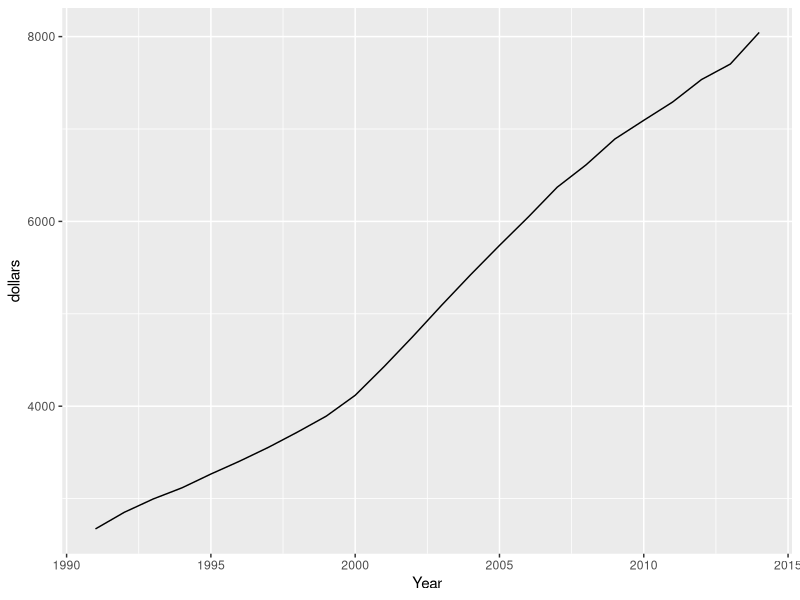
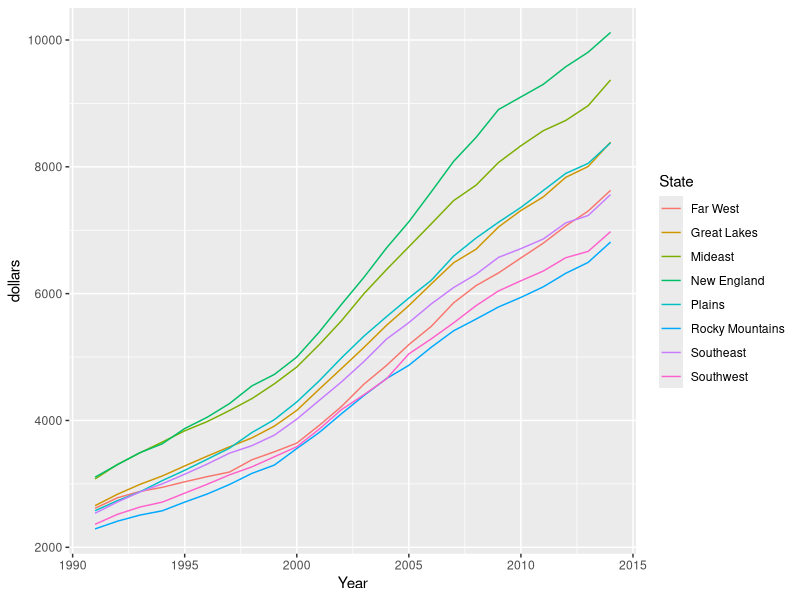
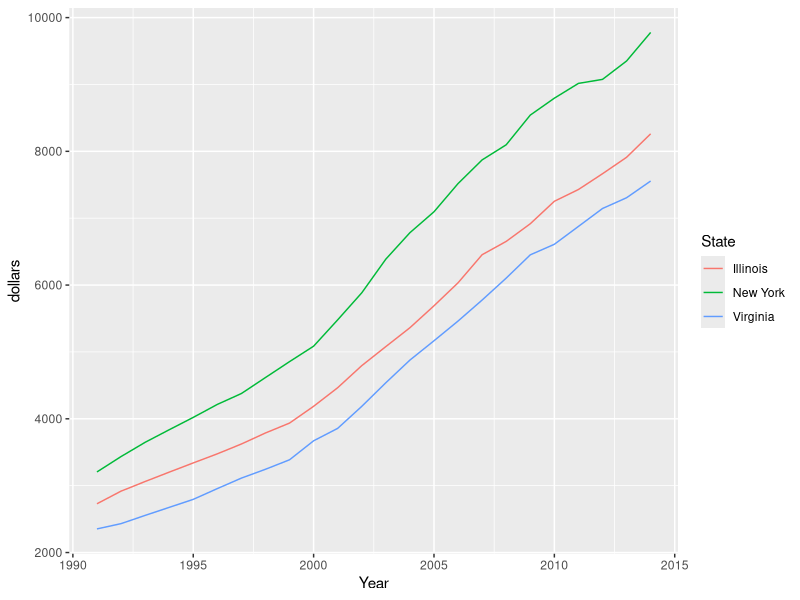

Recreate these plots in R, in order.
library(tidyverse)
library(tidyr)
library(dplyr)
library(readr)
library(ggplot2)

slide3_data <- read_csv("Table 11 HE by state of residence per capita.csv")
names(slide3_data) <- lapply(slide3_data[1, ], as.character)

# slide3_del <- slide3_data[-c(62), ]
# slide3_del <- slide3_data[-c(2, 9, 16, 30, 43, 48, 54, 61, 62), ]

slide3 <- slide3_data[-1,]

tidy_slide3 <- gather(slide3[1:25],
                      key = "year",
                      value = "USD",
                      2:25) %>%
  rename(State = "Region/state of residence") %>%
  filter(!is.na(USD)) %>%
  mutate(Year = as.numeric(year)) %>%
  select(-(year))

tidy_slide3$USD <- gsub("$", "", tidy_slide3$USD, fixed = TRUE)
tidy_slide3$USD <- gsub(",", "", tidy_slide3$USD, fixed = TRUE)


tidy_slide3 <- tidy_slide3 %>%
  mutate(dollars = as.numeric(USD)) %>%
  select(-(USD))

US <- tidy_slide3 %>%
  filter(State == "United States")

ggplot(US, aes(Year, dollars)) +
  geom_line()

regions <- tidy_slide3 %>%
  filter(State == "New England" | State == "Mideast" | State == "Great Lakes" |
         State == "Plains" | State == "Southeast" | State == "Southwest" | 
         State == "Rocky Mountains" | State == "Far West")

ggplot(regions, aes(Year, dollars, color = State)) +
  geom_line()

states <- tidy_slide3 %>%
  filter(State == "New York" | State == "Illinois" | State == "Virginia")

ggplot(states, aes(Year, dollars, color = State)) +
  geom_line()
